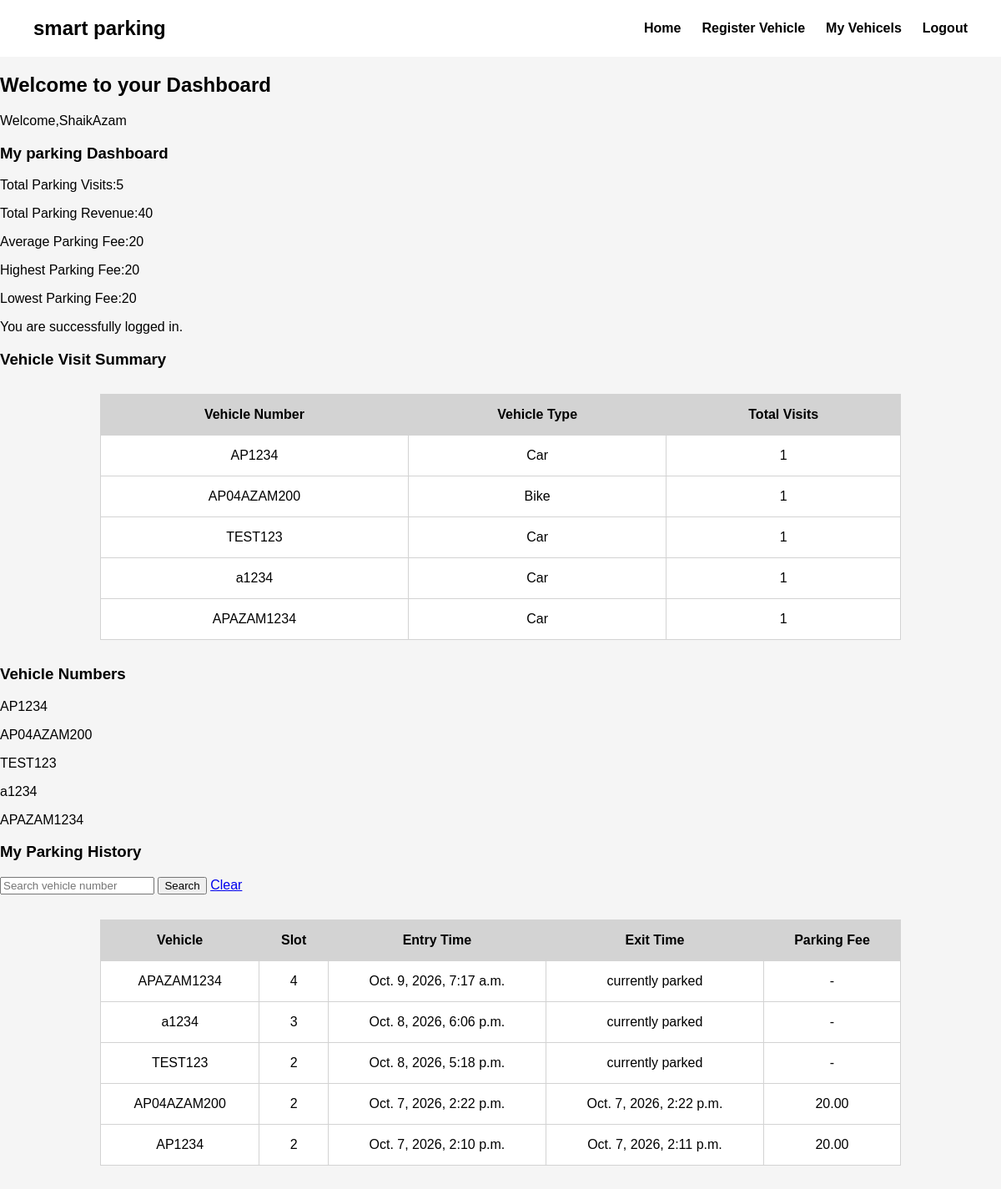
Page /parking/dashboard/ (signed in) on the committed database.
### parking/models.py (models this page shows, shortened)
class Vehicle(models.Model):
    user=models.ForeignKey(User,on_delete=models.CASCADE,null=True,blank=True)
    vehicle_number=models.CharField(max_length=20,unique=True)
    vehicle_type=models.CharField(max_length=20)

class ParkingRecord(models.Model):
    vehicle=models.ForeignKey(Vehicle,on_delete=models.CASCADE)
    slot=models.ForeignKey(ParkingSlot,on_delete=models.CASCADE)
    entry_time=models.DateTimeField(auto_now_add=True)
    exit_time=models.DateTimeField(null=True,blank=True)
    parking_fee=models.DecimalField(max_digits=10,decimal_places=2,null=True,blank=True)

class ParkingSlot(models.Model):
    slot_number=models.CharField(max_length=10,unique=True)
    is_occupied=models.BooleanField(default=False)

### parking/views.py (the view)
# urls.py: path('dashboard/',user_dashboard,name='user_dashboard'),
@login_required
def user_dashboard(request):
     search=request.GET.get('search','')
     vehicles=Vehicle.objects.filter(user=request.user).annotate(visit_count=Count('parkingrecord'))
     non_bike_vehicles=Vehicle.objects.filter(user=request.user).exclude(vehicle_type='Bike').annotate(visit_count=Count('parkingrecord'))
     real_non_bike_vehicles=Vehicle.objects.filter(user=request.user).exclude(vehicle_type='Bike').exclude(vehicle_number__icontains='TEST')
     parking_records=ParkingRecord.objects.select_related('vehicle','slot').filter(vehicle__user=request.user,
     vehicle__vehicle_number__icontains=search).order_by('-entry_time')
     long_parking_records=ParkingRecord.objects.filter(vehicle__user=request.user,exit_time__gt=F('entry_time'))
     car_parking_records=ParkingRecord.objects.filter(vehicle__user=request.user,vehicle__vehicle_type='Car')
     total_visits=parking_records.count()
     fee_stats=parking_records.aggregate(total=Sum('parking_fee'),average=Avg('parking_fee'),highest=Max('parking_fee'),lowest=Min('parking_fee'))
     total_revenue=fee_stats['total'] or 0
     average_fee=fee_stats['average'] or 0
     highest_fee=fee_stats['highest'] or 0
     lowest_fee=fee_stats['lowest'] or 0
     car_or_bike_vehicles=Vehicle.objects.filter(Q(user=request.user) & (Q(vehicle_type='Car')|Q(vehicle_type='Bike')))
     vehicle_data=Vehicle.objects.filter(user=request.user).values('vehicle_number','vehicle_type')
     vehicle_numbers=Vehicle.objects.filter(user=request.user).values_list('vehicle_number',flat=True)
     return render(request,'parking/user_dashboard.html',{'vehicles':vehicles,'parking_records':parking_records,'search':search,'non_bike_vehicles':non_bike_vehicles,'total_visits':total_visits,'total_revenue':total_revenue,'average_fee':average_fee,'highest_fee':highest_fee,'lowest_fee':lowest_fee,'car_or_bike_vehicles':car_or_bike_vehicles,'real_non_bike_vehicles':real_non_bike_vehicles,'car_parking_records':car_parking_records,'long_parking_records':long_parking_records,'vehicle_data':vehicle_data,'vehicle_numbers':vehicle_numbers})

### parking/templates/parking/user_dashboard.html (shortened to what this page needs)
{% load static %}
<!DOCTYPE html>
<html lang="en">
<head>
    <link rel="stylesheet" href="{% static 'parking/style.css' %}">
</head>
<body>
    <header class="header">
        <div class="logo">
            smart parking
        </div>
        <nav>
            <a href="/parking/dashboard/">Home</a>
            <a href="/parking/register/">Register Vehicle</a>
            <a href="/parking/vehicles/">My Vehicels</a>
            <a href="/parking/logout/">Logout</a>
        </nav>
    </header>
    <main>
        <h2>Welcome to your Dashboard</h2>
        <p>Welcome,{{request.user.username}}</p>
        <h3>My parking Dashboard</h3>
        <p>Total Parking Visits:{{total_visits}}</p>
        <p>Total Parking Revenue:{{total_revenue}}</p>
        <p>Average Parking Fee:{{average_fee}}</p>
        <p>Highest Parking Fee:{{highest_fee}}</p>
        <p>Lowest Parking Fee:{{lowest_fee}}</p>
        <p>You are successfully logged in.</p>
        <h3>Vehicle Visit Summary</h3>
        <table>
            <thead>
                <tr>
                    <th>Vehicle Number</th>
                    <th>Vehicle Type</th>
                    <th>Total Visits</th>
                </tr>
            </thead>
            <tbody>
                {% for vehicle in vehicles%}
                    <tr>
                        <td>{{vehicle.vehicle_number}}</td>
                        <td>{{vehicle.vehicle_type}}</td>
                        <td>{{vehicle.visit_count}}</td>
                    </tr>
                {% empty %}
                    <tr>
                        <td colspan="3">No vehicles registered yet.</td>
                    </tr>
                {% endfor %}
            </tbody>
        </table>
        <h3>Vehicle Numbers</h3>
        {% for number in vehicle_numbers%}
            <P>{{number}}</P>
        {% empty %}
            <p>No vehicle numbers found</p>
        {% endfor %}
        <h3>My Parking History</h3>
        <form method="GET">
            <input type="text" name="search" placeholder="Search vehicle number" value="{{search}}">
            <button type="submit">Search</button>
            <a href="/parking/dashboard/">Clear</a>
        </form>
        <table>
            <thead>
                <tr>
                    <th>Vehicle</th>
                    <th>Slot</th>
                    <th>Entry Time</th>
                    <th>Exit Time</th>
                    <th>Parking Fee</th>
                </tr>
            </thead>
            <tbody>
                {% for record in parking_records %}
                    <tr>
                        <td>{{record.vehicle.vehicle_number}}</td>
                        <td>{{record.slot.slot_number}}</td>
                        <td>{{record.entry_time}}</td>
                        <td>{{record.exit_time|default:"currently parked"}}</td>
                        <td>{{record.parking_fee|default:"-"}}</td>
                    </tr>
                {% empty %}
                    <tr>
                        <td colspan="5">No parking history available.</td>
                    </tr>
                {% endfor %}
            </tbody>
        </table>
    </main>
</body>
</html>

### parking/static/parking/style.css (style rules this page uses)
body { font-family: Arial,sans-serif; margin:0; background-color: whitesmoke; }
.header { background-color: white; padding: 20px; text-align: center; }
.header { display: flex; justify-content: space-between; align-items: center; padding: 20px 40px; background-color: white; }
.logo { font-size: 24px; font-weight: bold; }
nav { display: flex; gap: 25px; }
nav a { text-decoration: none; color: black; font-weight: bold; }
table { width: 80%; margin: 30px auto; border-collapse: collapse; background-color: white; }
th,td { padding: 15px; border: 1px solid lightgray; text-align: center; }
th { background-color: lightgray; }

### rows in the picture
Vehicle: vehicle_number "AP1234", vehicle_type "Car", visit_count "1"
Vehicle: vehicle_number "AP04AZAM200", vehicle_type "Bike", visit_count "1"
Vehicle: vehicle_number "TEST123", vehicle_type "Car", visit_count "1"
Vehicle: vehicle_number "a1234", vehicle_type "Car", visit_count "1"
Vehicle: vehicle_number "APAZAM1234", vehicle_type "Car", visit_count "1"
ParkingRecord: vehicle.vehicle_number "APAZAM1234", slot.slot_number "4", entry_time "Oct. 9, 2026, 7:17 a.m.", exit_time "currently parked", parking_fee "-"
ParkingRecord: vehicle.vehicle_number "a1234", slot.slot_number "3", entry_time "Oct. 8, 2026, 6:06 p.m.", exit_time "currently parked", parking_fee "-"
ParkingRecord: vehicle.vehicle_number "TEST123", slot.slot_number "2", entry_time "Oct. 8, 2026, 5:18 p.m.", exit_time "currently parked", parking_fee "-"
ParkingRecord: vehicle.vehicle_number "AP04AZAM200", slot.slot_number "2", entry_time "Oct. 7, 2026, 2:22 p.m.", exit_time "Oct. 7, 2026, 2:22 p.m.", parking_fee "20.00"
ParkingRecord: vehicle.vehicle_number "AP1234", slot.slot_number "2", entry_time "Oct. 7, 2026, 2:10 p.m.", exit_time "Oct. 7, 2026, 2:11 p.m.", parking_fee "20.00"

### other values in the picture
{{ request.user.username }} "ShaikAzam"
{{ total_visits }} "5"
{{ total_revenue }} "40"
{{ average_fee }} "20"
{{ highest_fee }} "20"
{{ lowest_fee }} "20"
{{ number }} "AP1234" "AP04AZAM200" "TEST123" "a1234" "APAZAM1234"
